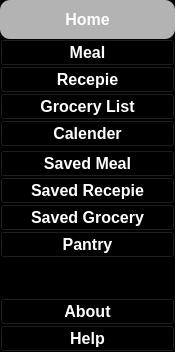
         <widget class="QWidget" name="widget_3" native="true">
          <property name="maximumSize">
           <size>
            <width>175</width>
            <height>16777215</height>
           </size>
          </property>
          <property name="styleSheet">
           <string notr="true">background-color: rgb(0, 0, 0);</string>
          </property>
          <layout class="QVBoxLayout" name="verticalLayout_5">
           <property name="spacing">
            <number>0</number>
           </property>
           <property name="leftMargin">
            <number>0</number>
           </property>
           <property name="topMargin">
            <number>0</number>
           </property>
           <property name="rightMargin">
            <number>0</number>
           </property>
           <property name="bottomMargin">
            <number>0</number>
           </property>
           <item>
            <widget class="QWidget" name="widget_5" native="true">
             <layout class="QVBoxLayout" name="verticalLayout_3">
              <property name="spacing">
               <number>0</number>
              </property>
              <property name="leftMargin">
               <number>0</number>
              </property>
              <property name="topMargin">
               <number>0</number>
              </property>
              <property name="rightMargin">
               <number>0</number>
              </property>
              <property name="bottomMargin">
               <number>0</number>
              </property>
              <item>
               <widget class="QPushButton" name="pushButton_3">
                <property name="font">
                 <font>
                  <pointsize>12</pointsize>
                  <weight>75</weight>
                  <bold>true</bold>
                 </font>
                </property>
                <property name="styleSheet">
                 <string notr="true">color: rgb(255, 255, 255);
background-color: rgb(179, 179, 179);
border-radius: 25px;
padding: 10px 20px;
border-top-left-radius: 10px;
border-top-right-radius: 10px;
border-bottom-left-radius: 10px;
border-bottom-right-radius: 10px;
</string>
                </property>
                <property name="text">
                 <string>Home</string>
                </property>
                <property name="icon">
                 <iconset resource="../icon/icon.qrc">
                  <normaloff>:/newPrefix/home_open.png</normaloff>:/newPrefix/home_open.png</iconset>
                </property>
                <property name="iconSize">
                 <size>
                  <width>32</width>
                  <height>32</height>
                 </size>
                </property>
               </widget>
              </item>
              <item>
               <widget class="QPushButton" name="pushButton_6">
                <property name="font">
                 <font>
                  <pointsize>12</pointsize>
                  <weight>75</weight>
                  <bold>true</bold>
                 </font>
                </property>
                <property name="styleSheet">
                 <string notr="true">color: rgb(255, 255, 255);</string>
                </property>
                <property name="text">
                 <string>Meal</string>
                </property>
                <property name="icon">
                 <iconset resource="../icon/icon.qrc">
                  <normaloff>:/newPrefix/meal.png</normaloff>:/newPrefix/meal.png</iconset>
                </property>
                <property name="iconSize">
                 <size>
                  <width>50</width>
                  <height>50</height>
                 </size>
                </property>
               </widget>
              </item>
              <item>
               <widget class="QPushButton" name="pushButton_11">
                <property name="font">
                 <font>
                  <pointsize>12</pointsize>
                  <weight>75</weight>
                  <bold>true</bold>
                 </font>
                </property>
                <property name="styleSheet">
                 <string notr="true">color: rgb(255, 255, 255);</string>
                </property>
                <property name="text">
                 <string>Recepie</string>
                </property>
                <property name="icon">
                 <iconset resource="../icon/icon.qrc">
                  <normaloff>:/newPrefix/recepie_open.png</normaloff>:/newPrefix/recepie_open.png</iconset>
                </property>
                <property name="iconSize">
                 <size>
                  <width>50</width>
                  <height>50</height>
                 </size>
                </property>
               </widget>
              </item>
              <item>
               <widget class="QPushButton" name="pushButton_12">
                <property name="font">
                 <font>
                  <pointsize>12</pointsize>
                  <weight>75</weight>
                  <bold>true</bold>
                 </font>
                </property>
                <property name="styleSheet">
                 <string notr="true">color: rgb(255, 255, 255);</string>
                </property>
                <property name="text">
                 <string>Grocery List</string>
                </property>
               </widget>
              </item>
              <item>
               <widget class="QPushButton" name="pushButton_13">
                <property name="font">
                 <font>
                  <pointsize>12</pointsize>
                  <weight>75</weight>
                  <bold>true</bold>
                 </font>
                </property>
                <property name="styleSheet">
                 <string notr="true">color: rgb(255, 255, 255);</string>
                </property>
                <property name="text">
                 <string>Calender</string>
                </property>
               </widget>
              </item>
              <item>
               <widget class="Line" name="line">
                <property name="orientation">
                 <enum>Qt::Horizontal</enum>
                </property>
               </widget>
              </item>
              <item>
               <widget class="QPushButton" name="pushButton_14">
                <property name="font">
                 <font>
                  <pointsize>12</pointsize>
                  <weight>75</weight>
                  <bold>true</bold>
                 </font>
                </property>
                <property name="styleSheet">
                 <string notr="true">color: rgb(255, 255, 255);</string>
                </property>
                <property name="text">
                 <string>Saved Meal</string>
                </property>
               </widget>
              </item>
              <item>
               <widget class="QPushButton" name="pushButton_15">
                <property name="font">
                 <font>
                  <pointsize>12</pointsize>
                  <weight>75</weight>
                  <bold>true</bold>
                 </font>
                </property>
                <property name="styleSheet">
                 <string notr="true">color: rgb(255, 255, 255);</string>
                </property>
                <property name="text">
                 <string>Saved Recepie</string>
                </property>
               </widget>
              </item>
              <item>
               <widget class="QPushButton" name="pushButton_16">
                <property name="font">
                 <font>
                  <pointsize>12</pointsize>
                  <weight>75</weight>
                  <bold>true</bold>
                 </font>
                </property>
                <property name="styleSheet">
                 <string notr="true">color: rgb(255, 255, 255);</string>
                </property>
                <property name="text">
                 <string>Saved Grocery</string>
                </property>
               </widget>
              </item>
              <item>
               <widget class="QPushButton" name="pushButton_17">
                <property name="font">
                 <font>
                  <pointsize>12</pointsize>
                  <weight>75</weight>
                  <bold>true</bold>
                 </font>
                </property>
                <property name="styleSheet">
                 <string notr="true">color: rgb(255, 255, 255);</string>
                </property>
                <property name="text">
                 <string>Pantry</string>
                </property>
               </widget>
              </item>
              <item>
               <spacer name="verticalSpacer">
                <property name="orientation">
                 <enum>Qt::Vertical</enum>
                </property>
                <property name="sizeHint" stdset="0">
                 <size>
                  <width>20</width>
                  <height>40</height>
                 </size>
                </property>
               </spacer>
              </item>
             </layout>
            </widget>
           </item>
           <item>
            <widget class="QWidget" name="widget_6" native="true">
             <layout class="QVBoxLayout" name="verticalLayout_4">
              <property name="spacing">
               <number>0</number>
              </property>
              <property name="leftMargin">
               <number>0</number>
              </property>
              <property name="topMargin">
               <number>0</number>
              </property>
              <property name="rightMargin">
               <number>0</number>
              </property>
              <property name="bottomMargin">
               <number>0</number>
              </property>
              <item>
               <widget class="QPushButton" name="pushButton_18">
                <property name="font">
                 <font>
                  <pointsize>12</pointsize>
                  <weight>75</weight>
                  <bold>true</bold>
                 </font>
                </property>
                <property name="styleSheet">
                 <string notr="true">color: rgb(255, 255, 255);</string>
                </property>
                <property name="text">
                 <string>About</string>
                </property>
               </widget>
              </item>
              <item>
               <widget class="QPushButton" name="pushButton_19">
                <property name="font">
                 <font>
                  <pointsize>12</pointsize>
                  <weight>75</weight>
                  <bold>true</bold>
                 </font>
                </property>
                <property name="styleSheet">
                 <string notr="true">color: rgb(255, 255, 255);</string>
                </property>
                <property name="text">
                 <string>Help</string>
                </property>
               </widget>
              </item>
             </layout>
            </widget>
           </item>
          </layout>
         </widget>
